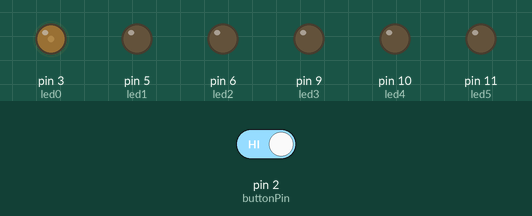
The sketch below on a simulated Arduino Uno, built with avr-gcc and run on an emulated ATmega328P. Shown: output pins drawn as LEDs (lit = HIGH). Inputs (shaded band) come from the test bench; at power-on: pin 2 (buttonPin) HIGH.

Above: at 12.8 s.
12.9 s: pin 2 (buttonPin) driven LOW
At 13.8 s:
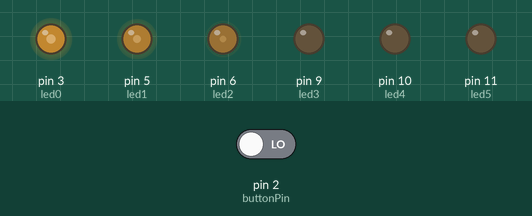
21.5 s: pin 2 (buttonPin) driven HIGH
At 21.9 s:
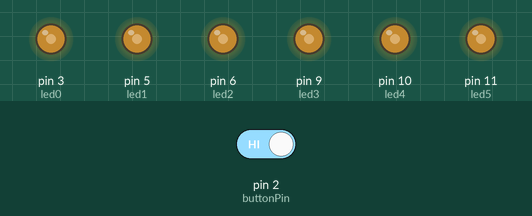
Timing chart, 0 to 34.2 s (numbered marks = the images above; inputs shaded):
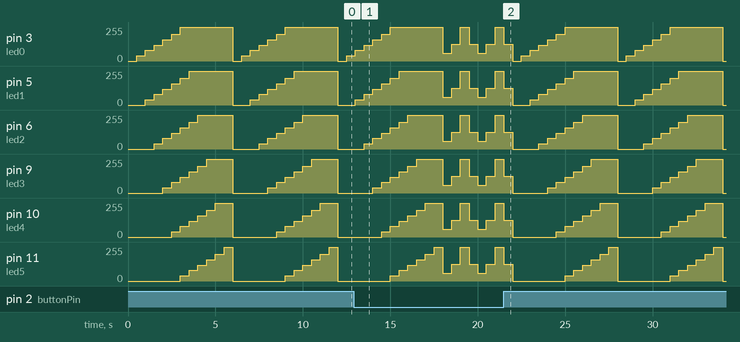

Measured:
- by itself, pin 3 (led0), pin 5 (led1), pin 6 (led2), pin 9 (led3), pin 10 (led4), pin 11 (led5): ramps from 0/255 to 255/255 and jumps back, once every 6.0 s

The sketch:

ex3.ino
```cpp
/**********************************************************************************
**                                                                               **
**                               Math Is Fun                                     **
**                                                                               **
**    adam el aloua moujahad                               21/03/23              **
**********************************************************************************/
//********** Includes *************************************************************

//********** Variables ************************************************************
const byte led0 = 3;          // donar nom al pin 3 de l’Arduino
const byte led1 = 5;          // donar nom al pin 5 de l’Arduino
const byte led2 = 6;          // donar nom al pin 6 de l’Arduino
const byte led3 = 9;          // donar nom al pin 9 de l’Arduino
const byte led4 = 10;         // donar nom al pin 10 de l’Arduino
const byte led5 = 11;         // donar nom al pin 11 de l’Arduino
unsigned long velocitat = 500;         // velocitat de l'acció en ms
const byte buttonPin = 2;     // donar nom al pin 2 de l’Arduino
byte buttonState = 0;         // per guardar l’estat en que és troba el button

//********** Setup ****************************************************************
void setup()
{
  pinMode(led0, OUTPUT);     // definir el pin 5 com una sortida
  pinMode(led1, OUTPUT);     // definir el pin 6 com una sortida
  pinMode(led2, OUTPUT);     // definir el pin 7 com una sortida
  pinMode(led3, OUTPUT);     // definir el pin 8 com una sortida
  pinMode(led4, OUTPUT);     // definir el pin 9 com una sortida
  pinMode(led5, OUTPUT);     // definir el pin 10 com una sortida
  pinMode(buttonPin, INPUT); // definir el pin 2 com una entrada
}

//********** Loop *****************************************************************
void loop()
{
  buttonState = digitalRead(buttonPin);
  if (buttonState == 0)   //polsador premut, muntat amb Pull-up
  {
    analogWrite(led0, 60);     // posar PWM del pin 3 a 60
    analogWrite(led1, 60);     // posar PWM del pin 5 a 60
    analogWrite(led2, 60);     // posar PWM del pin 6 a 60
    analogWrite(led3, 60);     // posar PWM del pin 9 a 60
    analogWrite(led4, 60);     // posar PWM del pin 10 a 60
    analogWrite(led5, 60);     // posar PWM del pin 11 a 60

    delay(velocitat);          // es queden leds velocitat ms en aquest estat

    analogWrite(led0, 125);    // posar PWM del pin 3 a 125
    analogWrite(led1, 125);    // posar PWM del pin 5 a 125
    analogWrite(led2, 125);    // posar PWM del pin 6 a 125
    analogWrite(led3, 125);    // posar PWM del pin 9 a 125
    analogWrite(led4, 125);    // posar PWM del pin 10 a 125
    analogWrite(led5, 125);    // posar PWM del pin 11 a 125

    delay(velocitat);           // es queden leds velocitat ms en aquest estat

    analogWrite(led0, 255);    // posar PWM del pin 3 a 255
    analogWrite(led1, 255);    // posar PWM del pin 5 a 255
    analogWrite(led2, 255);    // posar PWM del pin 6 a 255
    analogWrite(led3, 255);    // posar PWM del pin 9 a 255
    analogWrite(led4, 255);    // posar PWM del pin 10 a 255
    analogWrite(led5, 255);    // posar PWM del pin 11 a 255

    delay(velocitat);           // es queden leds velocitat ms en aquest estat

    analogWrite(led0, 125);    // posar PWM del pin 3 a 125
    analogWrite(led1, 125);    // posar PWM del pin 5 a 125
    analogWrite(led2, 125);    // posar PWM del pin 6 a 125
    analogWrite(led3, 125);    // posar PWM del pin 9 a 125
    analogWrite(led4, 125);    // posar PWM del pin 10 a 125
    analogWrite(led5, 125);    // posar PWM del pin 11 a 125

    delay(velocitat);           // es queden leds velocitat ms en aquest estat
  }
  else  //polsador no premut, muntat amb Pull-up
  {
    analogWrite(led0, 0);
    analogWrite(led1, 0);
    analogWrite(led2, 0);
    analogWrite(led3, 0);
    analogWrite(led4, 0);
    analogWrite(led5, 0);

    delay(velocitat);           // es queden leds velocitat ms en aquest estat

    analogWrite(led0, 40);
    analogWrite(led1, 0);
    analogWrite(led2, 0);
    analogWrite(led3, 0);
    analogWrite(led4, 0);
    analogWrite(led5, 0);

    delay(velocitat);           // es queden leds velocitat ms en aquest estat

    analogWrite(led0, 80);
    analogWrite(led1, 40);
    analogWrite(led2, 0);
    analogWrite(led3, 0);
    analogWrite(led4, 0);
    analogWrite(led5, 0);

    delay(velocitat);           // es queden leds velocitat ms en aquest estat

    analogWrite(led0, 120);
    analogWrite(led1, 80);
    analogWrite(led2, 40);
    analogWrite(led3, 0);
    analogWrite(led4, 0);
    analogWrite(led5, 0);

    delay(velocitat);           // es queden leds velocitat ms en aquest estat

    analogWrite(led0, 160);
    analogWrite(led1, 120);
    analogWrite(led2, 80);
    analogWrite(led3, 40);
    analogWrite(led4, 0);
    analogWrite(led5, 0);

    delay(velocitat);           // es queden leds velocitat ms en aquest estat

    analogWrite(led0, 200);
    analogWrite(led1, 160);
    analogWrite(led2, 120);
    analogWrite(led3, 80);
    analogWrite(led4, 40);
    analogWrite(led5, 0);

    delay(velocitat);           // es queden leds velocitat ms en aquest estat

    analogWrite(led0, 255);
    analogWrite(led1, 200);
    analogWrite(led2, 160);
    analogWrite(led3, 120);
    analogWrite(led4, 80);
    analogWrite(led5, 40);

    delay(velocitat);           // es queden leds velocitat ms en aquest estat

    analogWrite(led0, 255);
    analogWrite(led1, 255);
    analogWrite(led2, 200);
    analogWrite(led3, 160);
    analogWrite(led4, 120);
    analogWrite(led5, 80);

    delay(velocitat);           // es queden leds velocitat ms en aquest estat

    analogWrite(led0, 255);
    analogWrite(led1, 255);
    analogWrite(led2, 255);
    analogWrite(led3, 200);
    analogWrite(led4, 160);
    analogWrite(led5, 120);

    delay(velocitat);           // es queden leds velocitat ms en aquest estat

    analogWrite(led0, 255);
    analogWrite(led1, 255);
    analogWrite(led2, 255);
    analogWrite(led3, 255);
    analogWrite(led4, 200);
    analogWrite(led5, 160);

    delay(velocitat);           // es queden leds velocitat ms en aquest estat

    analogWrite(led0, 255);
    analogWrite(led1, 255);
    analogWrite(led2, 255);
    analogWrite(led3, 255);
    analogWrite(led4, 255);
    analogWrite(led5, 200);

    delay(velocitat);           // es queden leds velocitat ms en aquest estat

    analogWrite(led0, 255);
    analogWrite(led1, 255);
    analogWrite(led2, 255);
    analogWrite(led3, 255);
    analogWrite(led4, 255);
    analogWrite(led5, 255);

    delay(velocitat);           // es queden leds velocitat ms en aquest estat
  }
}
//********** Funcions *************************************************************
```
